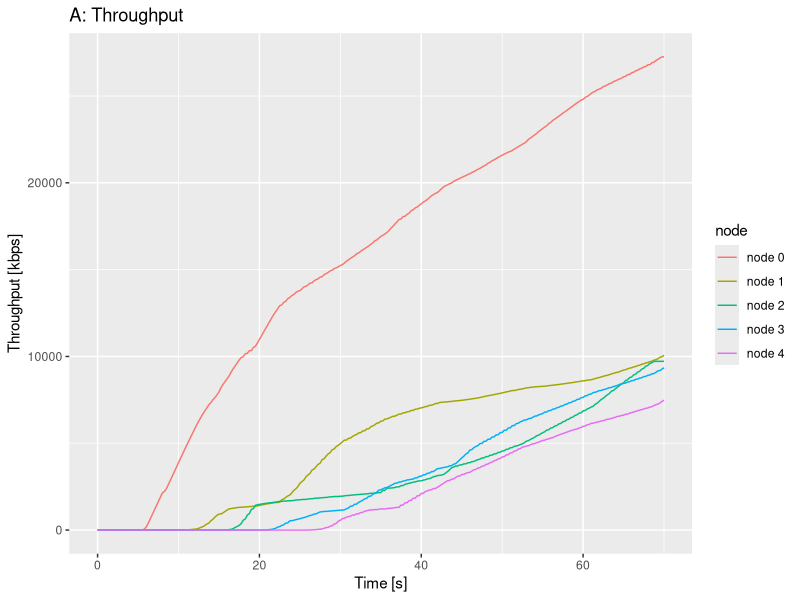

Source code (R):
library(ggplot2)

pdf(file="ReNe_SoSe_2013_PA2a_943147_throughput.pdf", onefile=TRUE, pagecentre=TRUE, width=12, height=6)

file <- read.csv(file="./ReNe_SoSe_2013_PA2a_943147_throughput.csv", head=TRUE, sep=",")

print(
	ggplot(data = file, aes(x=time, y=bytes)) + geom_line(aes(colour=node)) + ylab("Throughput [kbps]") + xlab("Time [s]") + ggtitle("A: Throughput")

)
